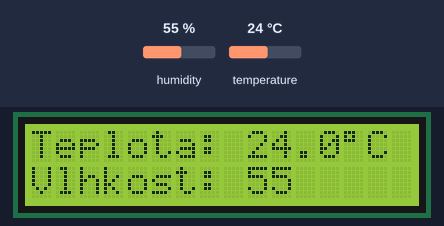
The sketch below on a simulated Arduino Uno, built with avr-gcc and run on an emulated ATmega328P. On the bench: 16×2 character LCD. Inputs (shaded band) come from the test bench; at power-on: humidity 55 %, temperature 24 °C.

Above: at 1.2 s.
1.3 s: humidity set to 22 %
At 9.3 s:
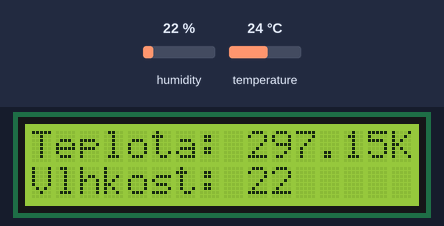
13.2 s: temperature set to 12 °C
At 18.9 s:
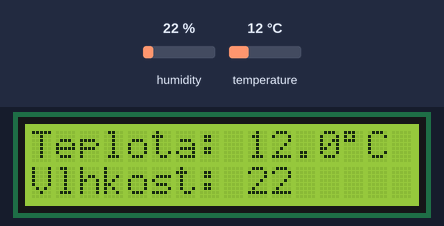
21.6 s: humidity set to 40 %
At 24.6 s:
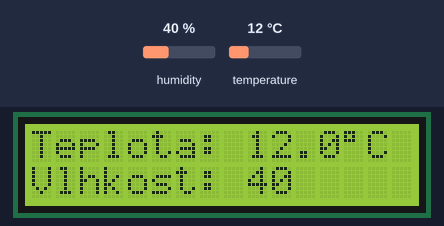
28.3 s: temperature set to 19 °C
At 34.5 s:
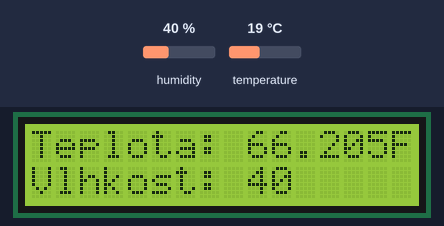
Timing chart, 0 to 36.0 s (numbered marks = the images above; inputs shaded):
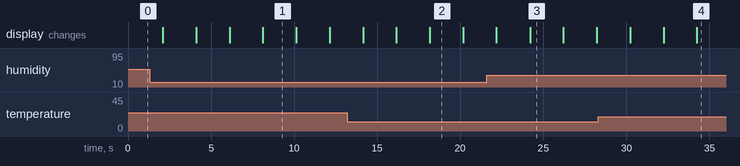

Measured:
- what the display in image 1 shows lasts 2.0 s, from 8.1 s to 10.1 s

The sketch:

_04_termocidlo_LCD_kelvin_fahren.ino
```cpp
#include <dht11.h>
#include <LiquidCrystal.h>


int rsPin = 5;
int ePin = 6;
int d4Pin = 7;
int d5Pin = 8;
int d6Pin = 9;
int d7Pin = 10;

LiquidCrystal LCD(rsPin, ePin, d4Pin, d5Pin, d6Pin, d7Pin);

dht11 cidlo;

int dhtpin = 4;

double Fahrenheit(double celsius)
{
  return 1.8 * celsius + 32;
}

double Kelvin(double celsius)
{
  return celsius + 273.15;
}

void setup()
{
  LCD.begin(16,2);
  LCD.clear();
  LCD.setCursor(0,0);
  LCD.print("Teplota: ");

  LCD.setCursor(0,1);
  LCD.print("Vlhkost: ");
}

void loop()
{
  cidlo.read(dhtpin);

  double celsia=cidlo.temperature;
  double kelviny=Kelvin(celsia);
  double fahrenheity=Fahrenheit(celsia);

  LCD.setCursor(9,1);
  LCD.print(cidlo.humidity);

  LCD.setCursor(9,0);
  LCD.print(celsia);
  LCD.setCursor(15,0);
  LCD.print("   ");
  LCD.setCursor(13,0);
  LCD.print((char)223);
  LCD.print("C");

  delay(2000);

  LCD.setCursor(9,0);
  LCD.print(kelviny);
  LCD.setCursor(15,0);
  LCD.print("K");

  delay(2000);

  LCD.setCursor(9,0);
  LCD.print(fahrenheity);
  LCD.setCursor(15,0);
  LCD.print("F");

  delay(2000);
}
```
